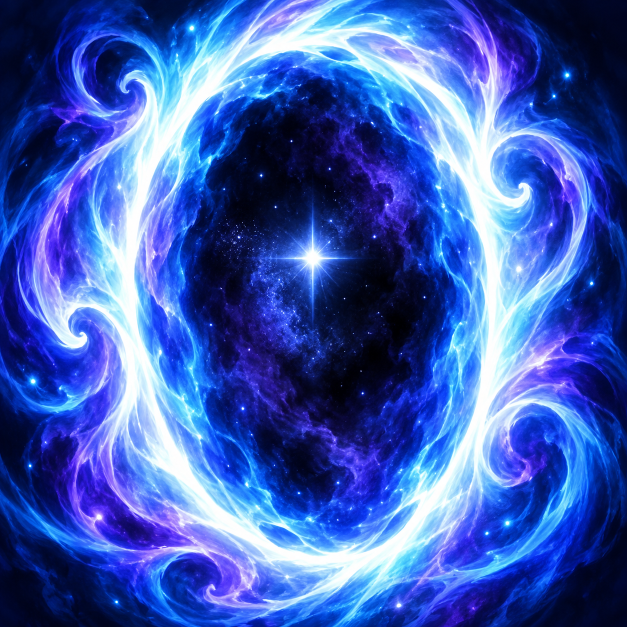
#> input picture Tools/Art/Launcher/portal.png, 1254 x 1254 px (shown at 1/2 size)
$ python make_launcher_art.py
#> lines starting #> are read from the running program, lines starting #| are printed output that depends on the picture; after the words box and inside, x2 and y2 are one past the last pixel; in counts of white or black regions, pixels touching at a corner belong together
"""Export the retained launcher PNG and generate its small tutorial pointer.

    python Tools/make_launcher_art.py

Game textures are uncompressed RGBA TGAs. Source art/prompt: Tools/Art/Launcher.
The icon frame and hover treatment are separate runtime regions.
"""

from pathlib import Path
from PIL import Image, ImageDraw

ROOT = Path(__file__).resolve().parent.parent
OUT = ROOT / "Media" / "Launcher"


def main():
    with Image.open(ROOT / "Tools" / "Art" / "Launcher" / "portal.png") as source:
#> source is the input picture: PIL image 1254x1254 RGB; mean R, G, B 62, 91.1, 178.9
        if source.width != source.height:
            raise ValueError("Launcher source must be square")
        icon = source.convert("RGBA").resize((256, 256), Image.Resampling.LANCZOS)
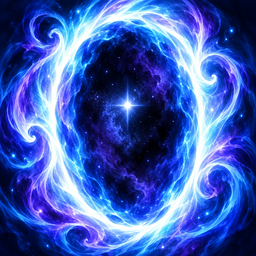
#> icon: PIL image 256x256 RGBA; mean R, G, B, A 62, 91.1, 178.9, 255
        icon.save(OUT / "Portal_256.tga", compression=None)
    # White RGB, shape in alpha: no dark fringe on the pointing tip.
    alpha = Image.new("L", (128, 64), 0)
#> alpha: PIL image 128x64 L; every value is 0
    ImageDraw.Draw(alpha).polygon([(4, 0), (123, 0), (64, 60)], fill=255)
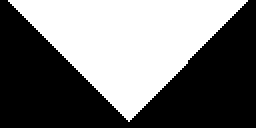
#> alpha: PIL image 128x64 L (shown 2 times larger); 45% white; 1 white region, box (x1, y1, x2, y2) and area: (4, 0, 124, 61) 3690
    pointer = Image.new("RGBA", (32, 16), "white")
#> pointer: PIL image 32x16 RGBA; every value is 255
    pointer.putalpha(alpha.resize(pointer.size, Image.Resampling.LANCZOS))
    pointer.save(OUT / "TipPointer_32x16.tga", compression=None)
    print("wrote Portal_256.tga and TipPointer_32x16.tga")


if __name__ == "__main__":
    main()
